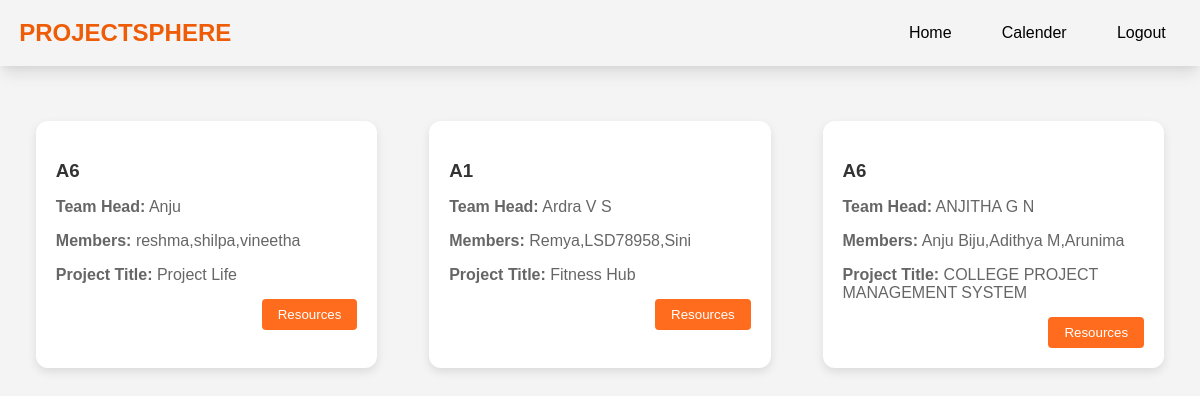
/view_resource_one, run on the app's committed database.
### app/models.py (models this page shows)
class RegisterProject(models.Model):
	user = models.ForeignKey(User, on_delete=models.CASCADE)
	student = models.ForeignKey(StudentReg, on_delete=models.CASCADE)
	teamName = models.CharField(max_length=128)
	projectTitle = models.CharField(max_length=128)
	teamHeadName = models.CharField(max_length=128)
	teamHeadId = models.CharField(max_length=128)
	username = models.CharField(max_length=128)
	teamMember1 = models.CharField(max_length=128)
	teamMember2 = models.CharField(max_length=128)
	teamMember3 = models.CharField(max_length=128)
	teamMember1Id = models.CharField(max_length=128)
	teamMember2Id = models.CharField(max_length=128)
	teamMember3Id = models.CharField(max_length=128)
	assign = models.CharField(max_length=128,null=True)
	guide = models.ForeignKey(GuideReg, on_delete=models.CASCADE,null=True)

### app/views.py (the view)
# urls.py: path('view_resource_one',views.view_resource_one,name='view_resource_one'),
def view_resource_one(request):
    val = RegisterProject.objects.all()
    dic = {
        'val':val
    }
    return render(request,'coordinator/view_resource_one.html',dic)

### app/templates/coordinator/view_resource_one.html (shortened to what this page needs)
<!DOCTYPE html>
<html lang="en">
<head>
    <link rel="stylesheet" href="static/css/home.css">
</head>
<body>
    <nav class="navbar">
        <div class="logo">
            <a href="#">PROJECTSPHERE</a>
        </div>
        <ul class="nav-links">
            <li><a href="coordinator_home">Home</a></li>
            <li><a href="coordinator_calender">Calender</a></li>
            <li><a href="logout_view">Logout</a></li>
        </ul>
    </nav>
    <div class="container">
        {% for i in val %}
        <div class="team-card">
            <h3>{{i.teamName}}</h3>
            <p><strong>Team Head:</strong> {{i.teamHeadName}}</p>
            <p><strong>Members:</strong> {{i.teamMember1}},{{i.teamMember2}},{{i.teamMember3}}</p>
            <p><strong>Project Title:</strong> {{i.projectTitle}}</p>
            <div class="btn-container">
                <button class="btn"><a href="{% url 'view_resource_two' i.id%}"> Resources </a></button>
            </div>
        </div>
        {% endfor %}
    </div>
</body>
</html>

### app/static/css/home.css (style rules this page uses)
body { margin: 0; font-family: Arial, sans-serif; }
a { text-decoration: none; color: #fff; }
.navbar { display: flex; justify-content: space-between; align-items: center; color: black; padding: 1.2rem; box-shadow: rgba(0, 0, 0, 0.1) 0px 10px 15px -3px, rgba(0, 0, 0, 0.05) 0px 4px 6px -2px; }
.navbar .logo a { color: #ef5c07; text-decoration: none; font-size: 1.5rem; font-weight: bold; }
.nav-links { list-style-type: none; margin: 0; padding: 0; display: flex; gap: 2.2rem; }
.nav-links li { margin-right: 15px; }
.nav-links li a { color: black; text-decoration: none; transition: color 0.3s ease; }
body { margin: 0; font-family: Arial, sans-serif; background-color: #f9f9f9; }
.btn { display: inline-block; padding: 10px 20px; background-color: #333; color: #fff; text-decoration: none; border-radius: 5px; transition: background-color 0.3s ease; }
body { margin: 0; font-family: 'Segoe UI', sans-serif; background-color: #f9f9f9; }
.container { max-width: 1200px; margin: 20px auto; padding: 0 20px; }

### app/templates/coordinator/view_resource_one.html (style rules this page uses)
body { font-family: Arial, sans-serif; margin: 0; padding: 0; background-color: #f4f4f4; }
.container { max-width: 1200px; margin: auto; padding: 55px 20px; display: flex; flex-wrap: wrap; gap: 20px; justify-content: space-around; }
.team-card { background-color: #fff; border-radius: 12px; padding: 20px; box-shadow: 0 4px 10px rgba(0, 0, 0, 0.1); width: calc(33.33% - 20px); min-width: 300px; transition: transform 0.3s ease; width: 26%; }
.team-card h3 { margin-bottom: 10px; color: #333; }
.team-card p { margin-bottom: 15px; color: #666; }
.btn-container { display: flex; justify-content: flex-end; }
.btn { padding: 8px 16px; margin-left: 10px; border: none; border-radius: 4px; cursor: pointer; color: #fff; background-color: #ff6c1d; transition: background-color 0.3s ease; }

### data on the page
RegisterProject: teamName "A6", teamHeadName "Anju", teamMember1 "reshma", teamMember2 "shilpa", teamMember3 "vineetha", projectTitle "Project Life"
RegisterProject: teamName "A1", teamHeadName "Ardra V S", teamMember1 "Remya", teamMember2 "LSD78958", teamMember3 "Sini", projectTitle "Fitness Hub"
RegisterProject: teamName "A6", teamHeadName "ANJITHA G N", teamMember1 "Anju Biju", teamMember2 "Adithya M", teamMember3 "Arunima", projectTitle "COLLEGE PROJECT MANAGEMENT SYSTEM"
